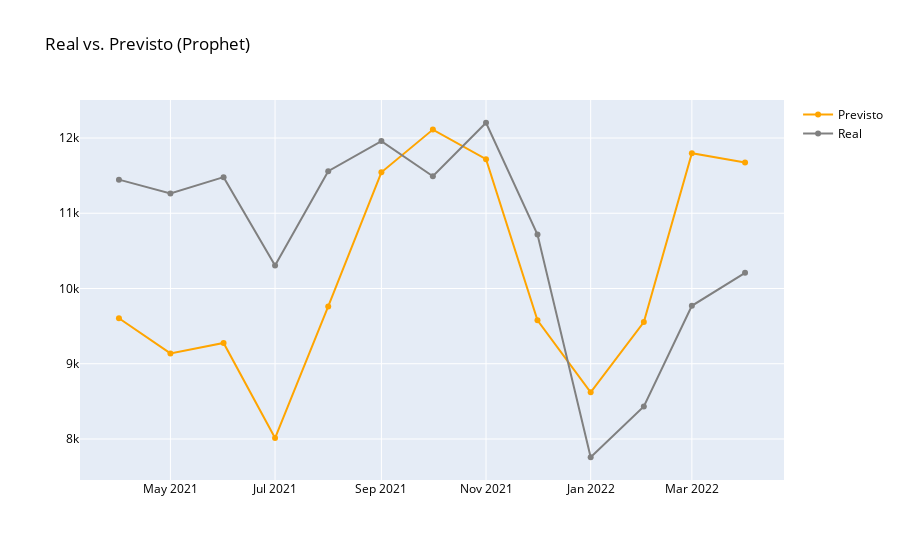

Source (notebook cell):
### Code cell
fig = go.Figure(data=[
    go.Scatter(name='Previsto',x=forecast['ds'], y=forecast['yhat'], marker={'color': 'orange'}),
    go.Scatter(name='Real', x=df_prophet_teste['ds'], y=df_prophet_teste['y'], marker={'color': 'gray'})
    ])
fig.update_layout(font=dict(color='black'), title_text='Real vs. Previsto (Prophet)')
fig.show()

### Figure 1 — Plotly figure (JSON) as saved in the notebook; plotly's stock layout.template omitted (floating-point values rounded to 4 significant figures)
{"data": [{"marker": {"color": "orange"}, "name": "Previsto", "type": "scatter", "x": ["2021-04-01T00:00:00", "2021-05-01T00:00:00", "2021-06-01T00:00:00", "2021-07-01T00:00:00", "2021-08-01T00:00:00", "2021-09-01T00:00:00", "2021-10-01T00:00:00", "2021-11-01T00:00:00", "2021-12-01T00:00:00", "2022-01-01T00:00:00", "2022-02-01T00:00:00", "2022-03-01T00:00:00", "2022-04-01T00:00:00"], "y": [9605.0, 9137.0, 9276.0, 8012.0, 9762.0, 11540.0, 12110.0, 11720.0, 9578.0, 8619.0, 9553.0, 11800.0, 11680.0]}, {"marker": {"color": "gray"}, "name": "Real", "type": "scatter", "x": ["2021-04-01", "2021-05-01", "2021-06-01", "2021-07-01", "2021-08-01", "2021-09-01", "2021-10-01", "2021-11-01", "2021-12-01", "2022-01-01", "2022-02-01", "2022-03-01", "2022-04-01"], "y": [11447, 11263, 11480, 10307, 11559, 11959, 11491, 12203, 10718, 7757, 8433, 9770, 10208]}], "layout": {"font": {"color": "black"}, "title": {"text": "Real vs. Previsto (Prophet)"}}}
